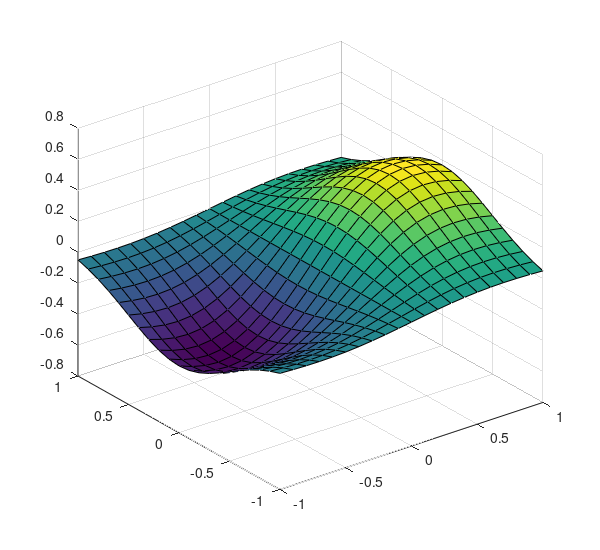

MATLAB code to generate this figure: (Note: this script raises an error after producing the figure.)
%% 

display('Drawing sample 3d function');

[X, Y] = meshgrid(-1:0.1:1, -1:0.1:1);
Z = X .* exp(-X.^2 - 2*Y.^2);
surf(X,Y,Z);

set(gcf, 'PaperPosition', [-0.5 -0.25 6 5.5]); %Position the plot further to the left and down. Extend the plot to fill entire paper.
set(gcf, 'PaperSize', [5 5]); %Keep the same paper size
saveas(gcf, ['thesis/images/rtree_fun.pdf'], 'pdf');

input('Press Enter to continue ...');

%%

display('Computing regression tree model.');

X = rand(40,2) * 2 - 1;
Y = X(:,1) .* exp(-X(:,1).^2 - 2*X(:,2).^2);
Tree = fitrtree(X, Y);

input('Press Enter to continue ...');

%%

display('Drawing approximated function by the computed model.');

colormap(jet);
[X, Y] = meshgrid(-1:0.1:1, -1:0.1:1);
Z = Tree.predict([X(:) Y(:)]);
Z = reshape(Z, 21, 21);
surf(X, Y, Z);

set(gcf, 'PaperPosition', [-0.5 -0.25 6 5.5]); %Position the plot further to the left and down. Extend the plot to fill entire paper.
set(gcf, 'PaperSize', [5 5]); %Keep the same paper size
saveas(gcf, ['thesis/images/rtree_res.pdf'], 'pdf')

input('Press Enter to continue ...');

view([-90 90])
camroll(90)

set(gcf, 'PaperPosition', [-0.5 -0.25 6 5.5]); %Position the plot further to the left and down. Extend the plot to fill entire paper.
set(gcf, 'PaperSize', [5 5]); %Keep the same paper size
saveas(gcf, ['thesis/images/rtree_part.pdf'], 'pdf')

input('Press Enter to continue ...');

view(Tree, 'mode', 'graph')

set(gcf, 'PaperPosition', [-0.5 -0.25 6 5.5]); %Position the plot further to the left and down. Extend the plot to fill entire paper.
set(gcf, 'PaperSize', [5 5]); %Keep the same paper size
saveas(gcf, ['thesis/images/rtree_tree.pdf'], 'pdf')
